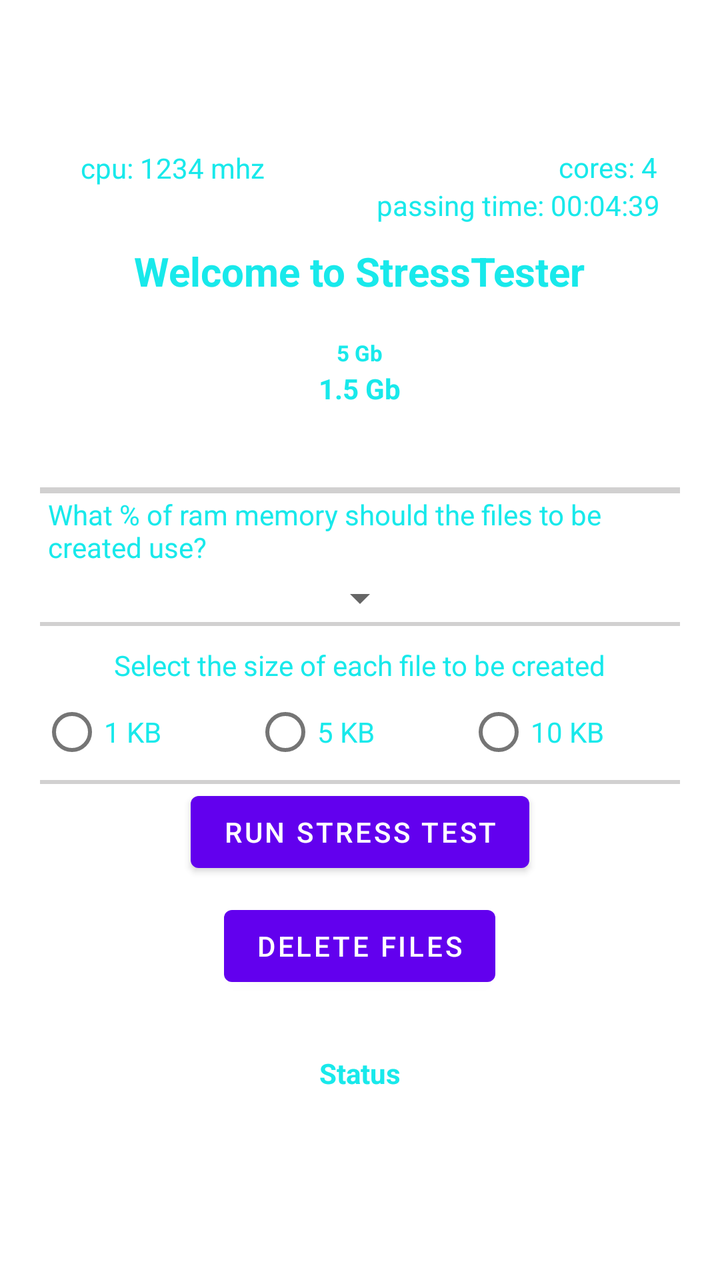
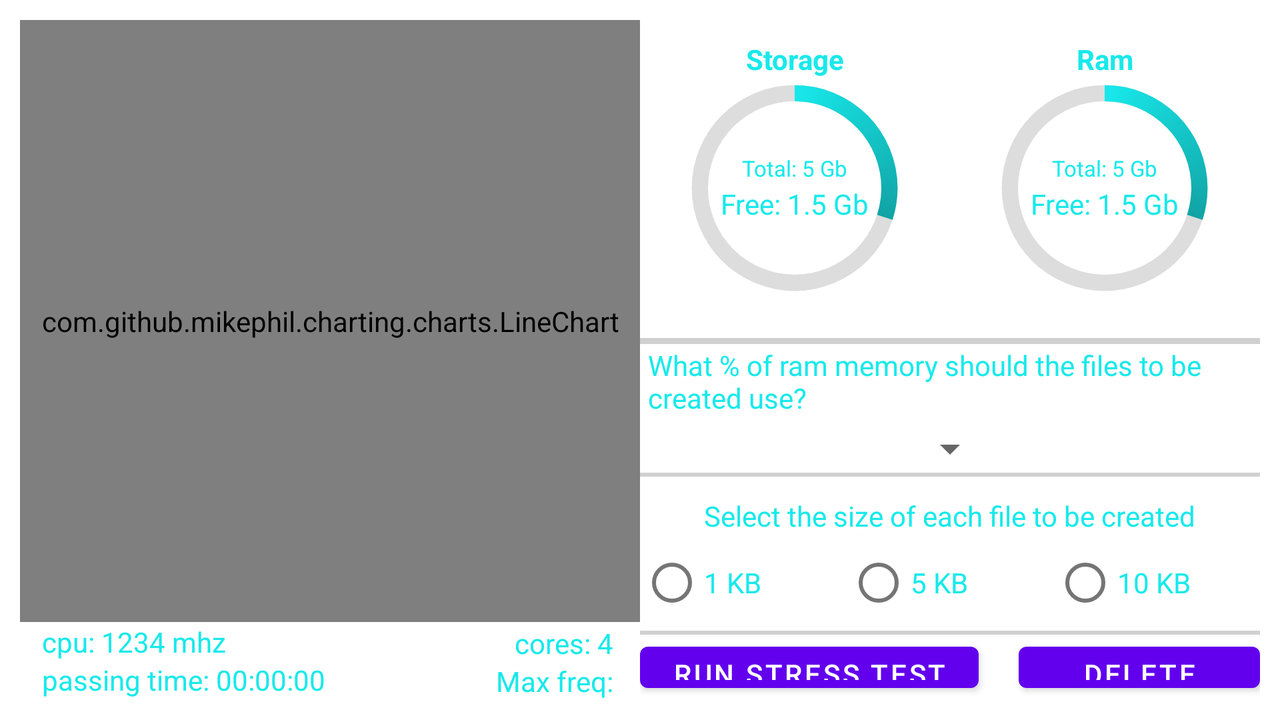

Two renders of one Android screen. The first uses the default layout on a phone; the second uses the alternative layout the repository ships for a different screen configuration, on a matching device. The two XML files are below.
<!-- AndroidManifest.xml: application theme Theme.DenemeSdFileCreate -->
<!-- res/layout/activity_main.xml -->
<?xml version="1.0" encoding="utf-8"?>
<ScrollView xmlns:android="http://schemas.android.com/apk/res/android"
    xmlns:app="http://schemas.android.com/apk/res-auto"
    xmlns:tools="http://schemas.android.com/tools"
    android:layout_width="match_parent"
    android:layout_height="match_parent"
    android:background="@drawable/bg_page"
    android:padding="20dp"
    tools:context=".MainActivity">

    

    <RelativeLayout
        android:layout_width="wrap_content"
        android:layout_height="wrap_content"
        android:layout_gravity="center"
        >
        <include
            android:id="@+id/inc_cpu_detail"
            android:layout_width="match_parent"
            android:layout_height="wrap_content"
            layout="@layout/cpu_detail"/>
        <TextView
            android:layout_width="wrap_content"
            android:layout_height="wrap_content"
            android:text="Welcome to StressTester"
            android:layout_centerHorizontal="true"
            android:textStyle="bold"
            android:textColor="@color/needle2"
            android:textSize="20sp"
            android:layout_below="@+id/inc_cpu_detail"
            android:id="@+id/textView" />
        <RelativeLayout
            android:id="@+id/rlt_ram_show"
            android:layout_width="match_parent"
            android:layout_height="wrap_content"
            android:layout_below="@+id/textView"
            >
            <LinearLayout
                android:layout_width="wrap_content"
                android:layout_height="wrap_content"
                android:gravity="center"
                android:layout_margin="20dp"
                android:layout_centerInParent="true"
                android:orientation="vertical">
                <TextView
                    android:id="@+id/totalram"
                    android:layout_width="wrap_content"
                    android:layout_height="wrap_content"
                    android:gravity="center"
                    android:text="5 Gb"
                    android:textStyle="bold"
                    android:textAppearance="?android:textAppearanceLarge"
                    android:textColor="@color/needle2"
                    android:textSize="11sp" />
                <View
                    android:layout_width="match_parent"
                    android:layout_height="1dp"
                    android:layout_marginEnd="39dp"
                    android:layout_marginStart="39dp"
                    android:background="@color/white"/>
                <TextView
                    android:id="@+id/txt_ram_used"
                    android:layout_width="wrap_content"
                    android:layout_height="wrap_content"
                    android:gravity="center"
                    android:text="1.5 Gb"
                    android:textColor="@color/needle2"
                    android:textStyle="bold"
                    android:textSize="14sp" />
            </LinearLayout>
        </RelativeLayout>
        <Button
            android:id="@+id/startTest"
            android:layout_width="wrap_content"
            android:layout_height="wrap_content"
            android:layout_below="@+id/rlt_file_size"
            android:layout_centerHorizontal="true"
            android:text="Run Stress Test" />

        <Button
            android:id="@+id/resetTest"
            android:layout_width="wrap_content"
            android:layout_height="wrap_content"
            android:layout_below="@+id/startTest"
            android:layout_marginTop="9dp"
            android:layout_centerHorizontal="true"
            android:text="Delete Files" />

        <TextView
            android:id="@+id/sdStatus"
            android:layout_width="wrap_content"
            android:layout_height="wrap_content"
            android:layout_below="@+id/infoButton"
            android:layout_centerHorizontal="true"
            android:layout_margin="30dp"
            android:textStyle="bold"
            android:textColor="@color/needle2"
            android:text="Status" />

        <Button
            style="?android:attr/buttonStyleSmall"
            android:layout_width="wrap_content"
            android:layout_height="wrap_content"
            android:text="Help/Info"
            android:id="@+id/infoButton"
            android:visibility="gone"
            android:layout_centerHorizontal="true"
            android:layout_below="@+id/resetTest" />

        <RelativeLayout
            android:id="@+id/rlt_file_count"
            android:layout_width="wrap_content"
            android:layout_height="wrap_content"
            android:layout_marginTop="20dp"
            android:layout_marginBottom="10dp"
            android:layout_below="@+id/rlt_ram_show"
            >
            <View
                android:layout_width="match_parent"
                android:layout_height="3dp"
                android:background="@color/grey"
                android:layout_marginBottom="6dp"
                />
            <TextView
                android:id="@+id/txt_file_des_count"
                android:layout_width="wrap_content"
                android:layout_height="wrap_content"
                android:layout_centerHorizontal="true"
                android:padding="4dp"
                android:textColor="@color/needle2"
                android:text="What % of ram memory should the files to be created use?"/>
            <Spinner
                android:id="@+id/spinner1"
                android:layout_width="wrap_content"
                android:layout_height="wrap_content"
                android:layout_centerHorizontal="true"
                android:gravity="center"
                android:layout_below="@+id/txt_file_des_count"
                android:padding="2dp"
                />
            <View
                android:layout_width="match_parent"
                android:layout_height="2dp"
                android:layout_below="@id/spinner1"
                android:background="@color/grey"
                />
        </RelativeLayout>

        <RelativeLayout
            android:id="@+id/rlt_file_size"
            android:layout_width="wrap_content"
            android:layout_height="wrap_content"
            android:layout_below="@id/rlt_file_count"
            >
            <TextView
                android:id="@+id/txt_file_des"
                android:layout_width="wrap_content"
                android:layout_height="wrap_content"
                android:layout_centerHorizontal="true"
                android:textColor="@color/needle2"
                android:text="Select the size of each file to be created"/>
            <RadioGroup
                android:id="@+id/rd_gr_files"
                android:layout_width="match_parent"
                android:layout_height="wrap_content"
                android:layout_below="@+id/txt_file_des"
                android:gravity="center"
                android:orientation="horizontal"
                android:layout_centerHorizontal="true">

                <RadioButton
                    android:id="@+id/radio_1kb"
                    android:layout_width="0dp"
                    android:layout_weight="1"
                    android:layout_height="wrap_content"
                    android:textColor="@color/needle2"
                    android:text="1 KB" />

                <RadioButton
                    android:id="@+id/radio_1mb"
                    android:layout_width="0dp"
                    android:layout_weight="1"
                    android:textColor="@color/needle2"
                    android:layout_height="wrap_content"
                    android:text="5 KB" />

                <RadioButton
                    android:id="@+id/radio_10mb"
                    android:layout_width="0dp"
                    android:layout_weight="1"
                    android:textColor="@color/needle2"
                    android:layout_height="wrap_content"
                    android:text="10 KB" />
            </RadioGroup>
            <View
                android:layout_width="match_parent"
                android:layout_height="2dp"
                android:layout_below="@id/rd_gr_files"
                android:background="@color/grey"
                />
        </RelativeLayout>
    </RelativeLayout>

</ScrollView>
<!-- res/layout/cpu_detail.xml (included above) -->
<?xml version="1.0" encoding="utf-8"?>
<androidx.constraintlayout.widget.ConstraintLayout xmlns:android="http://schemas.android.com/apk/res/android"
    xmlns:app="http://schemas.android.com/apk/res-auto"
    xmlns:tools="http://schemas.android.com/tools"
    android:layout_width="match_parent"
    android:layout_margin="10dp"
    android:padding="10dp"
    android:layout_height="wrap_content">

    <TextView
        android:id="@+id/txt_cpu_frequency"
        android:layout_width="wrap_content"
        android:layout_height="wrap_content"
        android:text="cpu: 1234 mhz"
        android:textColor="@color/needle2"
        app:layout_constraintBottom_toBottomOf="parent"
        app:layout_constraintEnd_toEndOf="parent"
        app:layout_constraintHorizontal_bias="0.05"
        app:layout_constraintStart_toStartOf="parent"
        app:layout_constraintTop_toTopOf="parent"
        app:layout_constraintVertical_bias="0.022" />

    <TextView
        android:id="@+id/txt_passing_time"
        android:layout_width="wrap_content"
        android:layout_height="wrap_content"
        android:text="passing time: 00:04:39"
        android:textColor="@color/needle2"
        app:layout_constraintBottom_toBottomOf="parent"
        app:layout_constraintEnd_toEndOf="parent"
        app:layout_constraintTop_toBottomOf="@+id/txt_cores" />

    <TextView
        android:id="@+id/txt_cores"
        android:layout_width="wrap_content"
        android:layout_height="wrap_content"
        android:text="cores: 4"
        android:textColor="@color/needle2"
        app:layout_constraintBottom_toBottomOf="parent"
        app:layout_constraintEnd_toEndOf="parent"
        app:layout_constraintHorizontal_bias="0.991"
        app:layout_constraintStart_toEndOf="@+id/txt_cpu_frequency"
        app:layout_constraintTop_toTopOf="parent"
        app:layout_constraintVertical_bias="0.0" />
</androidx.constraintlayout.widget.ConstraintLayout>
<!-- resources referenced by this layout -->
<resources>
  <color name="grey">#D1D0D0</color>
  <color name="needle2">#18e9eb</color>
  <color name="white">#FFFFFFFF</color>
  <style name="Theme.DenemeSdFileCreate" parent="Theme.MaterialComponents.DayNight.DarkActionBar">
          
          <item name="colorPrimary">@color/purple_500</item>
          <item name="colorPrimaryVariant">@color/purple_700</item>
          <item name="colorOnPrimary">@color/white</item>
          
          <item name="colorSecondary">@color/teal_200</item>
          <item name="colorSecondaryVariant">@color/teal_700</item>
          <item name="colorOnSecondary">@color/black</item>
          
          <item name="android:statusBarColor" tools:targetApi="l">?attr/colorPrimaryVariant</item>
          
      </style>
  <color name="purple_500">#FF6200EE</color>
  <color name="purple_700">#FF3700B3</color>
  <color name="teal_200">#00B3B5B4</color>
  <color name="teal_700">#FF018786</color>
  <color name="black">#FF000000</color>
</resources>
<!-- res/layout-land/activity_main.xml (the repository's variant of the layout above) -->
<!-- drawn on the phone turned sideways -->
<?xml version="1.0" encoding="utf-8"?>
<LinearLayout xmlns:android="http://schemas.android.com/apk/res/android"
    xmlns:app="http://schemas.android.com/apk/res-auto"
    xmlns:tools="http://schemas.android.com/tools"
    android:layout_width="match_parent"
    android:layout_height="match_parent"
    android:background="@drawable/bg_page"
    android:padding="10dp"
    android:orientation="horizontal"
    tools:context=".MainActivity">

    <include
        android:id="@+id/inc_cpu_detail"
        android:layout_width="0dp"
        android:layout_height="match_parent"
        android:layout_weight="1"
        layout="@layout/cpu_detail_ui"/>
    <LinearLayout
        android:layout_width="0dp"
        android:layout_weight="1"
        android:layout_height="match_parent"
        android:background="@color/teal_200"
        android:orientation="vertical">
        <LinearLayout
            android:id="@+id/rlt_ram_show"
            android:layout_width="match_parent"
            android:layout_height="wrap_content"
            android:orientation="horizontal"
            android:layout_marginTop="10dp"
            android:gravity="center">
            <LinearLayout
                android:layout_width="0dp"
                android:layout_weight="1"
                android:layout_height="wrap_content"
                android:gravity="center"
                android:orientation="vertical">
                <TextView
                    android:layout_width="wrap_content"
                    android:layout_height="wrap_content"
                    android:textColor="@color/needle2"
                    android:textStyle="bold"
                    android:layout_centerHorizontal="true"
                    android:text="Storage"/>
                <RelativeLayout
                    android:layout_width="match_parent"
                    android:layout_height="wrap_content">
                    <ProgressBar
                        android:id="@+id/progress_bar_stroge"
                        style="@style/CircularDeterminateProgressBar"
                        android:layout_width="130dp"
                        android:layout_height="110dp"
                        android:indeterminateOnly="false"
                        android:progress="100"
                        android:layout_centerInParent="true"
                        android:progressDrawable="@drawable/circle_progress"
                        tools:progress="30" />
                    <LinearLayout
                        android:layout_width="wrap_content"
                        android:layout_height="wrap_content"
                        android:gravity="center"
                        android:layout_centerInParent="true"
                        android:padding="10dp"
                        android:orientation="vertical">
                        <TextView
                            android:id="@+id/txt_total_stroge"
                            android:layout_width="wrap_content"
                            android:layout_height="wrap_content"
                            android:gravity="center"
                            android:text="Total: 5 Gb"
                            android:textAppearance="?android:textAppearanceLarge"
                            android:textColor="@color/needle2"
                            android:textSize="11sp" />
                        <View
                            android:layout_width="match_parent"
                            android:layout_height="1dp"
                            android:background="@color/white"/>
                        <TextView
                            android:id="@+id/txt_stroge_use"
                            android:layout_width="wrap_content"
                            android:layout_height="wrap_content"
                            android:gravity="center"
                            android:text="Free: 1.5 Gb"
                            android:textColor="@color/needle2"
                            android:textSize="14sp" />
                    </LinearLayout>
                </RelativeLayout>
            </LinearLayout>
            <LinearLayout
                android:layout_width="0dp"
                android:layout_weight="1"
                android:layout_height="wrap_content"
                android:gravity="center"
                android:orientation="vertical">
                <TextView
                    android:layout_width="wrap_content"
                    android:layout_height="wrap_content"
                    android:textColor="@color/needle2"
                    android:textStyle="bold"
                    android:layout_centerHorizontal="true"
                    android:text="Ram"/>
                <RelativeLayout
                    android:layout_width="match_parent"
                    android:layout_height="wrap_content">
                    <ProgressBar
                        android:id="@+id/progress_bar_ram"
                        style="@style/CircularDeterminateProgressBar"
                        android:layout_width="130dp"
                        android:layout_height="110dp"
                        android:indeterminateOnly="false"
                        android:progress="100"
                        android:layout_centerInParent="true"
                        android:progressDrawable="@drawable/circle_progress"
                        tools:progress="30" />
                    <LinearLayout
                        android:layout_width="wrap_content"
                        android:layout_height="wrap_content"
                        android:gravity="center"
                        android:layout_centerInParent="true"
                        android:padding="10dp"
                        android:orientation="vertical">
                        <TextView
                            android:id="@+id/txt_total_ram"
                            android:layout_width="wrap_content"
                            android:layout_height="wrap_content"
                            android:gravity="center"
                            android:text="Total: 5 Gb"
                            android:textAppearance="?android:textAppearanceLarge"
                            android:textColor="@color/needle2"
                            android:textSize="11sp" />
                        <View
                            android:layout_width="match_parent"
                            android:layout_height="1dp"
                            android:background="@color/white"/>
                        <TextView
                            android:id="@+id/txt_ram_used"
                            android:layout_width="wrap_content"
                            android:layout_height="wrap_content"
                            android:gravity="center"
                            android:text="Free: 1.5 Gb"
                            android:textColor="@color/needle2"
                            android:textSize="14sp" />
                    </LinearLayout>
                </RelativeLayout>
            </LinearLayout>
        </LinearLayout>
        <TextView
            android:layout_width="wrap_content"
            android:layout_height="wrap_content"
            android:text="Welcome to StressTester"
            android:layout_gravity="center_horizontal"
            android:textStyle="bold"
            android:textColor="@color/needle2"
            android:textSize="20sp"
            android:visibility="gone"
            android:gravity="center"
            android:layout_below="@+id/inc_cpu_detail"
            android:id="@+id/txt_file_status" />
        <LinearLayout
            android:id="@+id/lyt_settings_wrapper"
            android:layout_width="match_parent"
            android:layout_height="match_parent"
            android:orientation="vertical">
            <RelativeLayout
                android:id="@+id/rlt_file_count"
                android:layout_width="wrap_content"
                android:layout_height="wrap_content"
                android:layout_marginTop="20dp"
                android:layout_marginBottom="10dp"
                android:layout_below="@+id/rlt_ram_show"
                >
                <View
                    android:layout_width="match_parent"
                    android:layout_height="3dp"
                    android:background="@color/grey"
                    android:layout_marginBottom="6dp"
                    />
                <TextView
                    android:id="@+id/txt_file_des_count"
                    android:layout_width="wrap_content"
                    android:layout_height="wrap_content"
                    android:layout_centerHorizontal="true"
                    android:padding="4dp"
                    android:textColor="@color/needle2"
                    android:text="What % of ram memory should the files to be created use?"/>
                <Spinner
                    android:id="@+id/spinner1"
                    android:layout_width="wrap_content"
                    android:layout_height="wrap_content"
                    android:layout_centerHorizontal="true"
                    android:gravity="center"
                    android:layout_below="@+id/txt_file_des_count"
                    android:padding="2dp"
                    />
                <View
                    android:layout_width="match_parent"
                    android:layout_height="2dp"
                    android:layout_below="@id/spinner1"
                    android:background="@color/grey"
                    />
            </RelativeLayout>
            <RelativeLayout
                android:id="@+id/rlt_file_size"
                android:layout_width="wrap_content"
                android:layout_height="wrap_content"
                android:layout_below="@id/rlt_file_count"
                >
                <TextView
                    android:id="@+id/txt_file_des"
                    android:layout_width="wrap_content"
                    android:layout_height="wrap_content"
                    android:layout_centerHorizontal="true"
                    android:textColor="@color/needle2"
                    android:text="Select the size of each file to be created"/>
                <RadioGroup
                    android:id="@+id/rd_gr_files"
                    android:layout_width="match_parent"
                    android:layout_height="wrap_content"
                    android:layout_below="@+id/txt_file_des"
                    android:gravity="center"
                    android:orientation="horizontal"
                    android:layout_centerHorizontal="true">

                    <RadioButton
                        android:id="@+id/radio_1kb"
                        android:layout_width="0dp"
                        android:layout_weight="1"
                        android:layout_height="wrap_content"
                        android:textColor="@color/needle2"
                        android:text="1 KB" />

                    <RadioButton
                        android:id="@+id/radio_1mb"
                        android:layout_width="0dp"
                        android:layout_weight="1"
                        android:textColor="@color/needle2"
                        android:layout_height="wrap_content"
                        android:text="5 KB" />

                    <RadioButton
                        android:id="@+id/radio_10mb"
                        android:layout_width="0dp"
                        android:layout_weight="1"
                        android:textColor="@color/needle2"
                        android:layout_height="wrap_content"
                        android:text="10 KB" />
                </RadioGroup>
                <View
                    android:layout_width="match_parent"
                    android:layout_height="2dp"
                    android:layout_below="@id/rd_gr_files"
                    android:background="@color/grey"
                    />
            </RelativeLayout>
            <LinearLayout
                android:layout_width="match_parent"
                android:layout_height="wrap_content"
                android:gravity="center"
                android:orientation="horizontal">
                <Button
                    android:id="@+id/startTest"
                    android:layout_width="wrap_content"
                    android:layout_height="wrap_content"
                    android:text="Run Stress Test"
                    android:layout_marginEnd="20dp"/>
                <Button
                    android:id="@+id/resetTest"
                    android:layout_width="wrap_content"
                    android:layout_height="wrap_content"
                    android:layout_below="@+id/startTest"

                    android:text="Delete Files" />
            </LinearLayout>
            <Button
                style="?android:attr/buttonStyleSmall"
                android:layout_width="wrap_content"
                android:layout_height="wrap_content"
                android:text="Help/Info"
                android:id="@+id/btn_stop"
                android:visibility="gone"
                android:layout_centerHorizontal="true"
                android:layout_below="@+id/resetTest" />
        </LinearLayout>
    </LinearLayout>

</LinearLayout>
<!-- res/layout/cpu_detail_ui.xml (included above) -->
<?xml version="1.0" encoding="utf-8"?>
<LinearLayout xmlns:android="http://schemas.android.com/apk/res/android"
    xmlns:app="http://schemas.android.com/apk/res-auto"
    xmlns:tools="http://schemas.android.com/tools"
    android:layout_width="match_parent"
    android:layout_height="match_parent"
    android:orientation="vertical"
    tools:context=".TryCpuView">

    <com.github.mikephil.charting.charts.LineChart
        android:id="@+id/chart1"
        android:layout_width="match_parent"
        android:layout_height="0dp"
        android:layout_weight="1"
        android:padding="10dp"
        app:layout_constraintBottom_toBottomOf="parent"
        app:layout_constraintEnd_toEndOf="parent"
        app:layout_constraintHorizontal_bias="0.0"
        app:layout_constraintStart_toStartOf="parent"
        app:layout_constraintTop_toTopOf="parent"
        app:layout_constraintVertical_bias="0.0" />

    <androidx.constraintlayout.widget.ConstraintLayout
        android:id="@+id/constraintLayout"
        android:layout_width="match_parent"
        android:layout_height="wrap_content"
        >

        <TextView
            android:id="@+id/txt_cpu_frequency"
            android:layout_width="wrap_content"
            android:layout_height="wrap_content"
            android:text="cpu: 1234 mhz"
            android:textColor="@color/needle2"
            app:layout_constraintBottom_toBottomOf="parent"
            app:layout_constraintEnd_toEndOf="parent"
            app:layout_constraintHorizontal_bias="0.05"
            app:layout_constraintStart_toStartOf="parent"
            app:layout_constraintTop_toTopOf="parent"
            app:layout_constraintVertical_bias="0.022" />

        <TextView
            android:id="@+id/txt_passing_time"
            android:layout_width="wrap_content"
            android:layout_height="wrap_content"
            android:text="passing time: 00:00:00"
            android:textColor="@color/needle2"
            app:layout_constraintStart_toStartOf="@+id/txt_cpu_frequency"
            app:layout_constraintTop_toBottomOf="@+id/txt_cpu_frequency" />

        <TextView
            android:id="@+id/txt_cores"
            android:layout_width="wrap_content"
            android:layout_height="wrap_content"
            android:text="cores: 4"
            android:textColor="@color/needle2"
            app:layout_constraintBottom_toBottomOf="parent"
            app:layout_constraintEnd_toEndOf="parent"
            app:layout_constraintHorizontal_bias="0.949"
            app:layout_constraintStart_toStartOf="parent"
            app:layout_constraintTop_toTopOf="parent"
            app:layout_constraintVertical_bias="0.047" />

        <TextView
            android:id="@+id/txt_max_freq"
            android:layout_width="wrap_content"
            android:layout_height="wrap_content"
            android:text="Max freq:"
            android:textColor="@color/needle2"
            app:layout_constraintEnd_toEndOf="@+id/txt_cores"
            app:layout_constraintTop_toBottomOf="@+id/txt_cores" />

    </androidx.constraintlayout.widget.ConstraintLayout>
</LinearLayout>
<!-- resources referenced by the variant -->
<!-- as the phone turned sideways resolves them -->
<resources>
  <color name="grey">#D1D0D0</color>
  <color name="needle2">#18e9eb</color>
  <color name="teal_200">#00B3B5B4</color>
  <color name="white">#FFFFFFFF</color>
  <!-- drawable circle_progress (drawable) -->
  <?xml version="1.0" encoding="utf-8"?>
  <layer-list xmlns:android="http://schemas.android.com/apk/res/android">
      
      <item>
          
          <shape
              android:shape="ring"
              android:thicknessRatio="16"
              android:useLevel="false">
              <solid android:color="#DDD" />
          </shape>
      </item>
      
      <item>
          
          <rotate
              android:fromDegrees="270"
              android:toDegrees="270">
              
              <shape
                  android:shape="ring"
                  android:thicknessRatio="16"
                  android:useLevel="true">
                  <gradient
                      android:endColor="@color/black"
                      android:startColor="@color/needle2"
                      android:type="sweep" />
  
              </shape>
          </rotate>
      </item>
  </layer-list>
  <style name="CircularDeterminateProgressBar">
          <item name="android:indeterminateOnly">false </item>
          <item name="android:progressDrawable">@drawable/circle_progress</item>
      </style>
  <style name="Theme.DenemeSdFileCreate" parent="Theme.MaterialComponents.DayNight.DarkActionBar">
          
          <item name="colorPrimary">@color/purple_500</item>
          <item name="colorPrimaryVariant">@color/purple_700</item>
          <item name="colorOnPrimary">@color/white</item>
          
          <item name="colorSecondary">@color/teal_200</item>
          <item name="colorSecondaryVariant">@color/teal_700</item>
          <item name="colorOnSecondary">@color/black</item>
          
          <item name="android:statusBarColor" tools:targetApi="l">?attr/colorPrimaryVariant</item>
          
      </style>
  <color name="black">#FF000000</color>
  <color name="purple_500">#FF6200EE</color>
  <color name="purple_700">#FF3700B3</color>
  <color name="teal_700">#FF018786</color>
</resources>
